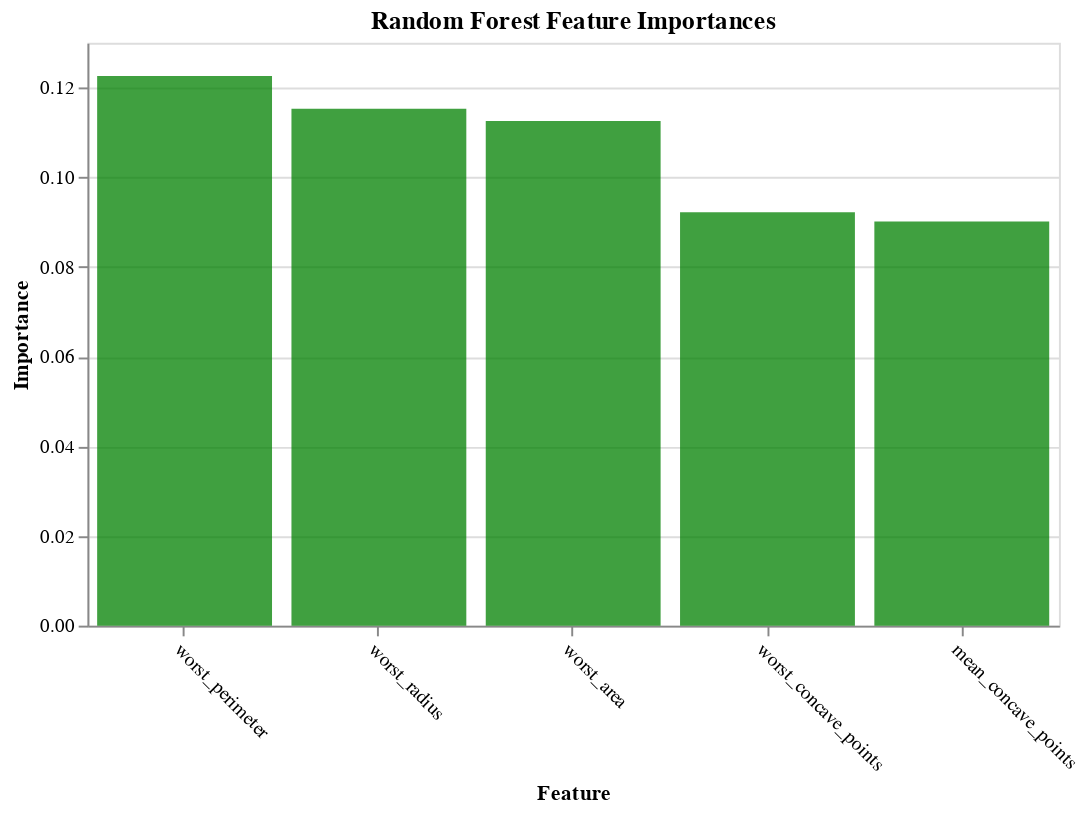

This figure's notebook cell:
### Code cell
plot_imp(best_features_rfi, feature_importances_rfi, 'Random Forest', 'green')

### Figure 1 — Vega-Lite specification as saved in the notebook (floating-point values rounded to 4 significant figures)
{"config": {"view": {"continuousWidth": 400, "continuousHeight": 300}}, "data": {"name": "data-724cb1e8a7eac88c5472d2ded8b2b5c4"}, "mark": {"type": "bar", "color": "green", "opacity": 0.75}, "encoding": {"x": {"type": "nominal", "axis": {"labelAngle": 45}, "field": "features", "sort": null, "title": "Feature"}, "y": {"type": "quantitative", "field": "importances", "title": "Importance"}}, "title": "Random Forest Feature Importances", "width": 500, "$schema": "https://vega.github.io/schema/vega-lite/v4.0.2.json", "datasets": {"data-724cb1e8a7eac88c5472d2ded8b2b5c4": [{"features": "worst_perimeter", "importances": 0.1226}, {"features": "worst_radius", "importances": 0.1153}, {"features": "worst_area", "importances": 0.1125}, {"features": "worst_concave_points", "importances": 0.09217}, {"features": "mean_concave_points", "importances": 0.09012}]}}
